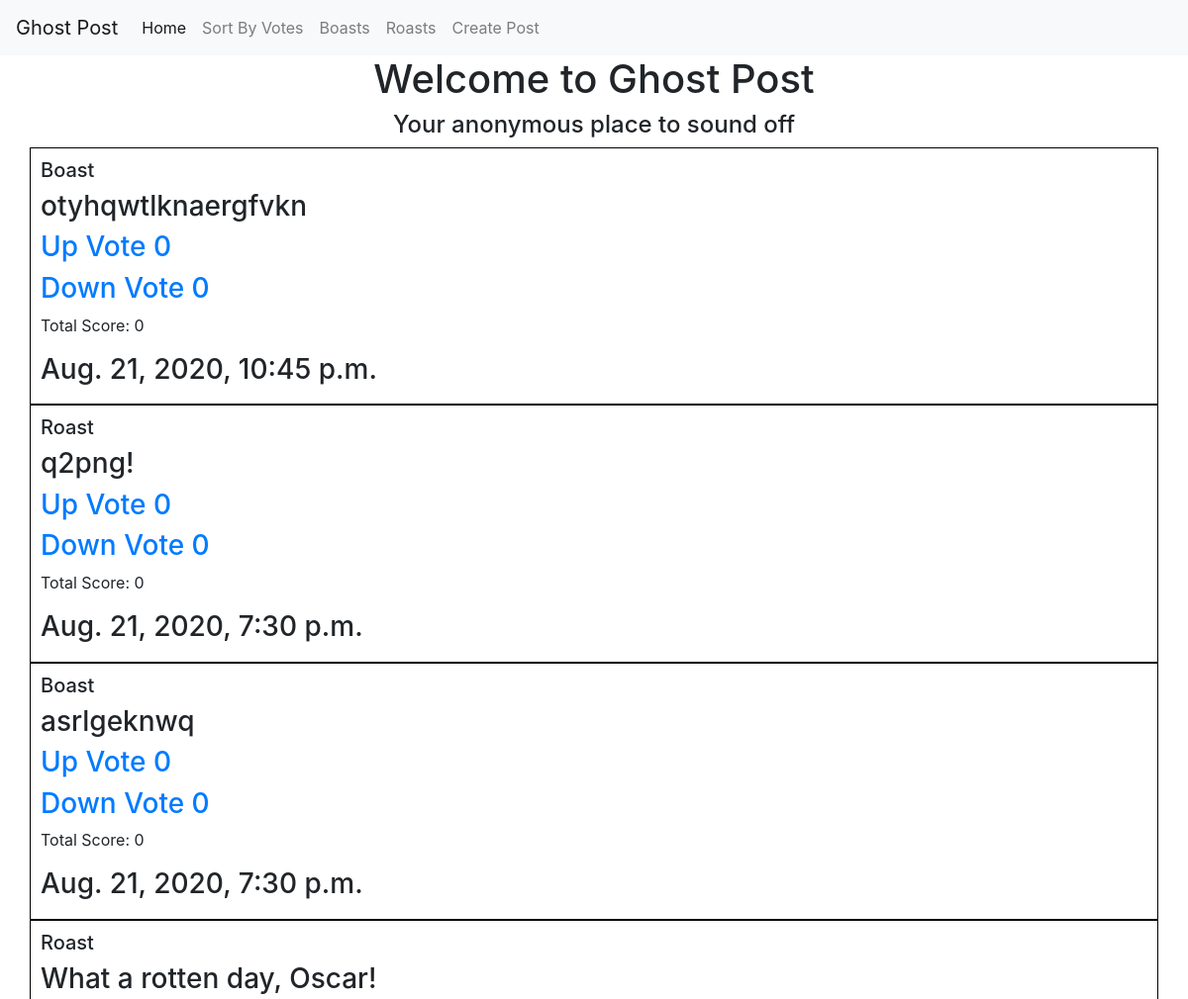
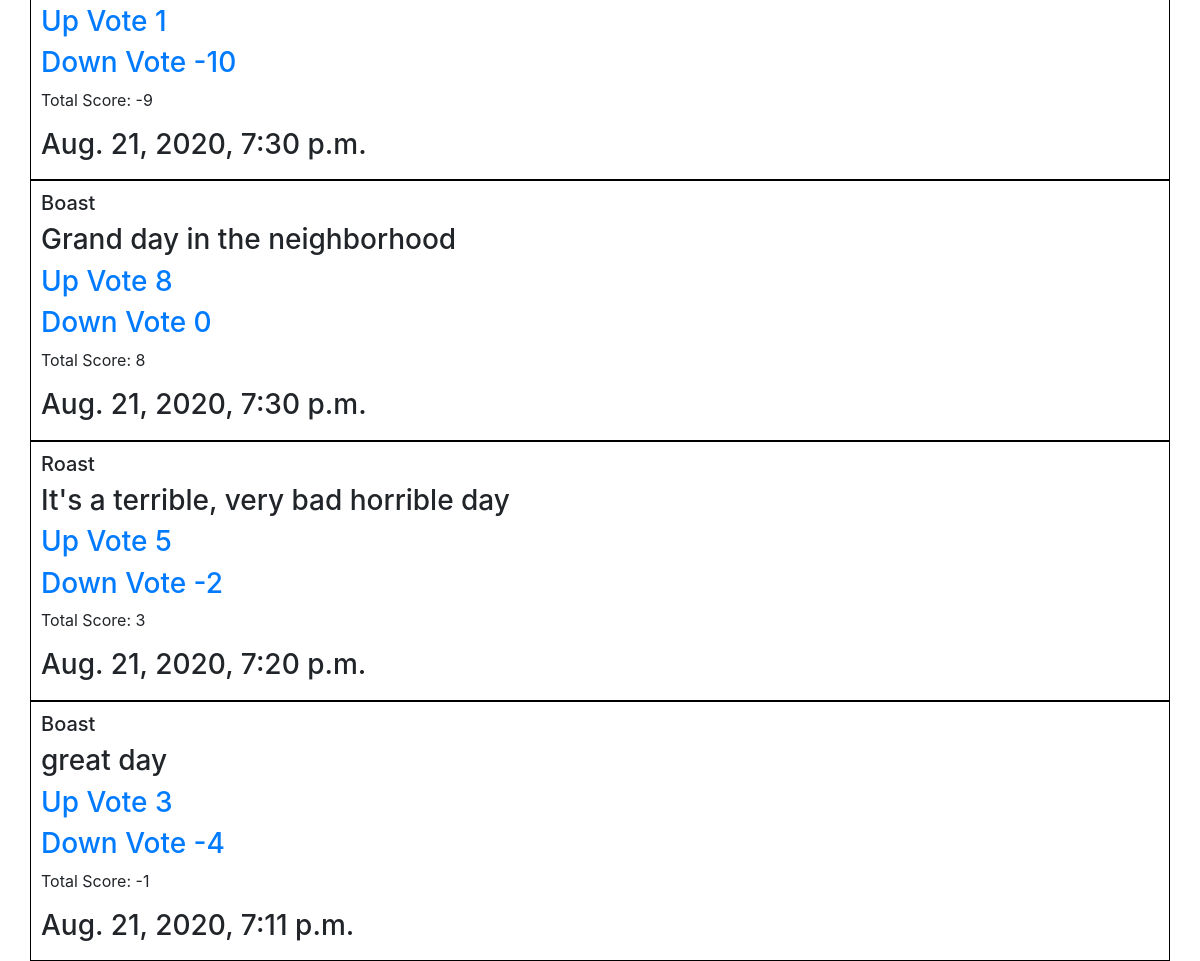
The page / on the database its author committed (2 pictures, top to bottom).
### ghostapp/models.py (models this page shows, shortened)
class BoastRoast(models.Model):#helped by Sohail
    body = models.CharField(max_length=280)
    boast_roast = models.BooleanField()
    upvote = models.IntegerField(default=0,null=True)
    downvote = models.IntegerField(default=0, null=True)
    timestamp = models.DateTimeField(default=now, editable=False)
    @property
    def totalvotes(self):
        return self.upvote + self.downvote

### ghostapp/views.py (the view)
# urls.py: path('', views.index_view, name="homepage"),
def index_view(request):
    post_data = BoastRoast.objects.all().order_by('-timestamp')
    return render(request, "index.html", {"post_data": post_data})

### ghostapp/templates/index.html
{% include 'navbar.html' %}
          <h1 style="text-align: center;">Welcome to Ghost Post</h1>
          <h4 style="text-align: center;">Your anonymous place to sound off</h4>
          {% for post in post_data %}
          <div class="container" style="border:1px solid black; padding:10px;">
            {% if post.boast_roast == True %}
              <h5>Boast</h5>
            {% else %}
              <h5>Roast</h5>
            {% endif %}
              <h3><li style="list-style-type: none;">{{ post.body }}</li></h3>
              <h3><li style="list-style-type: none;"><a href="/upvote/{{post.id}}">Up Vote {{ post.upvote }}</a></li></h3>
              <h3><li style="list-style-type: none;"><a href="/downvote/{{post.id}}">Down Vote {{ post.downvote }}</a></li></h3>
              <p>Total Score: {{post.totalvotes}}</p>
              <h3><li style="list-style-type: none;">{{ post.timestamp }}</li></h3>
          </div>
            {% endfor %}

### ghostapp/templates/navbar.html (shortened to what this page needs)
<!DOCTYPE html>
<html lang="en">
<head>
    <link rel="stylesheet" href="https://stackpath.bootstrapcdn.com/bootstrap/4.5.2/css/bootstrap.min.css">
</head>
<body>
    <nav class="navbar navbar-expand-lg navbar-light bg-light">
        <a class="navbar-brand" href="#">Ghost Post</a>
        <div class="collapse navbar-collapse" id="navbarNav">
          <ul class="navbar-nav">
            <li class="nav-item active">
              <a class="nav-link" href="/">Home <span class="sr-only">(current)</span></a>
            </li>
            <li class="nav-item">
              <a class="nav-link" href="/sortbyvotes/">Sort By Votes</a>
            </li>
            <li class="nav-item">
              <a class="nav-link" href="/boast/">Boasts</a>
            </li>
            <li class="nav-item">
              <a class="nav-link" href="/roast/">Roasts</a>
            </li>
            <li class="nav-item">
              <a class="nav-link" href="/createpost/">Create Post</a>
            </li>
          </ul>
        </div>
        </nav>

### rows shown on the page
BoastRoast: boast_roast "Boast", body "otyhqwtlknaergfvkn", upvote "0", downvote "0", totalvotes "0", timestamp "Aug. 21, 2020, 10:45 p.m."
BoastRoast: boast_roast "Roast", body "q2png!", upvote "0", downvote "0", totalvotes "0", timestamp "Aug. 21, 2020, 7:30 p.m."
BoastRoast: boast_roast "Boast", body "asrlgeknwq", upvote "0", downvote "0", totalvotes "0", timestamp "Aug. 21, 2020, 7:30 p.m."
BoastRoast: boast_roast "Roast", body "What a rotten day, Oscar!", upvote "1", downvote "-10", totalvotes "-9", timestamp "Aug. 21, 2020, 7:30 p.m."
BoastRoast: boast_roast "Boast", body "Grand day in the neighborhood", upvote "8", downvote "0", totalvotes "8", timestamp "Aug. 21, 2020, 7:30 p.m."
BoastRoast: boast_roast "Roast", body "It's a terrible, very bad horrible day", upvote "5", downvote "-2", totalvotes "3", timestamp "Aug. 21, 2020, 7:20 p.m."
BoastRoast: boast_roast "Boast", body "great day", upvote "3", downvote "-4", totalvotes "-1", timestamp "Aug. 21, 2020, 7:11 p.m."
